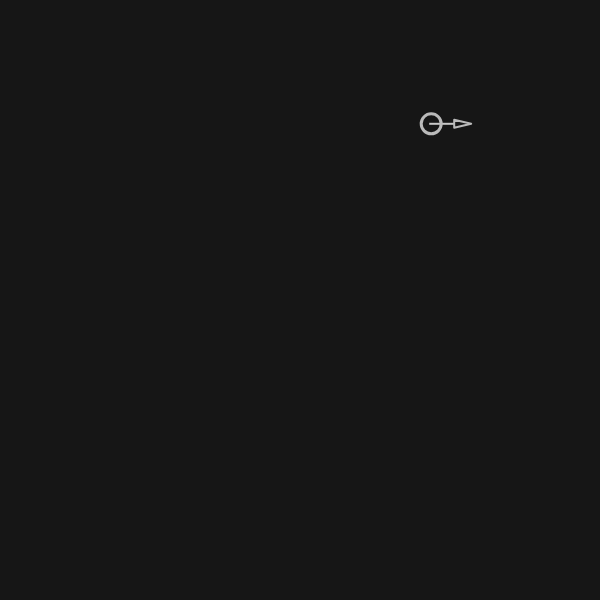
Frame 1 (no input)
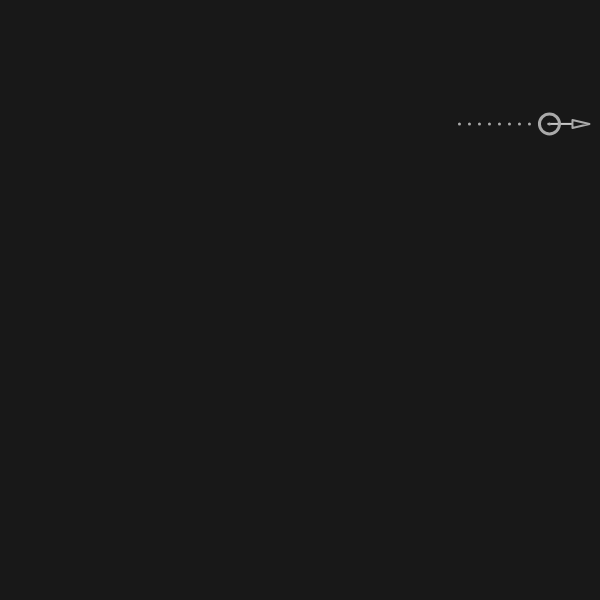
Frame 60 (no input)
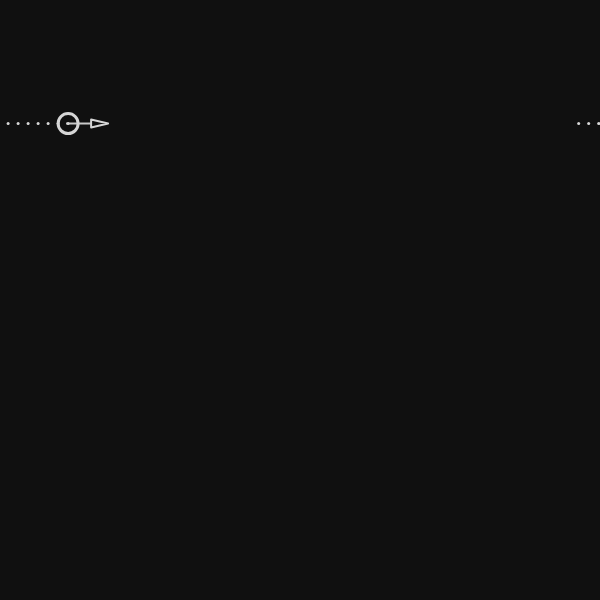
Frame 120 (the mouse pressed at the canvas centre since frame 60)

The p5.js sketch that drew these frames (run headless with seeded random() and noise() and a simulated clock; from frame 60 on, the mouse is pressed at the canvas centre):

// p5.js sketch
// ── sketch.js
var whitish = 200;

function setup() {
frameRate(30);


canvas = createCanvas(600,600);

pos = createVector(random(0,width),random(0,height))
vel = createVector(2,0);
accel = createVector(0,0);

ball = new Mass(pos,vel,accel,20,color(0,0));


velVector = new OldArrow(pos,vel);
velVector.color = color(whitish);
velVector.width = 4;
velVector.showComponents = false;

accelVector = new OldArrow(pos,accel);
accelVector.color = color(whitish);
accelVector.width = 4;
accelVector.showComponents = false;
}

function draw() {
//flicker

background(random(15,25));

whitish = random(170,215);
translate(random(-1,1),random(-1,1))
//should we change acceleration?
  if(keyIsDown(LEFT_ARROW)){
    accel.x-=.002;
  }
  if (keyIsDown(RIGHT_ARROW)){
    accel.x+=.002;
  }
  if (keyIsDown(UP_ARROW)){
    accel.y-=.002;
  }
  if (keyIsDown(DOWN_ARROW)){
    accel.y+=.002;
  }

  if (window.DeviceMotionEvent != undefined) {
  	window.ondevicemotion = function(e) {
  		accel.y = event.acceleration.y * .01;
      accel.x = event.acceleration.x * .01;
    }
  }

//update the vel vectors
velVector.origin = ball.position;
velVector.target = p5.Vector.add(p5.Vector.mult(ball.velocity,20),ball.position);
if(p5.Vector.mag(ball.velocity)!=0){
velVector.display();
}

//let's make the acceleration vector a little neater
accel.x = Math.round(accel.x*1000)/1000
accel.y = Math.round(accel.y*1000)/1000
ball.acceleration = accel.copy();


accelVector.origin = ball.position;
accelVector.target = p5.Vector.add(p5.Vector.mult(ball.acceleration,1500),ball.position);

if(p5.Vector.mag(ball.acceleration)!=0){
accelVector.display();
}

ball.update();
ball.wrapEdges();
//display changes
ball.display();

}

function OldArrow(origin_, target_){

  this.origin = origin_.copy();
  this.target = target_.copy();

  //control handles

  this.color = whitish;
  this.width = 20;


  //mouse old coordinates for transalation
  this.oldX = 0;
  this.oldY = 0;

}


OldArrow.prototype.display = function(){

  push();
  fill(this.color);
  noStroke();
  var d = dist(this.origin.x,this.origin.y, this.target.x,this.target.y);
  var w = this.width;
  translate(this.origin.x,this.origin.y);
  var angle = angCalc(this);
  rotate(angle);
  //draw OldArrow
  drawOldArrow(w,d,this);
  pop();//reset drawing state



};





function drawOldArrow(thickness,length,OldArrow){
  //draw the OldArrow itself
  translate(0,-thickness/2);

  rect(0, thickness/4, length-15, thickness/2);
  //line(length-8,-20,length,0);
  noFill();
  stroke(whitish);
  strokeWeight(2)
  strokeJoin(ROUND);
  triangle(length-15, -2, length-15, 6, length+(thickness/2), 2);



}


function angCalc(OldArrow){
  //angleMode(DEGREES);
  return atan2(OldArrow.target.y-OldArrow.origin.y,OldArrow.target.x-OldArrow.origin.x);
};


function Mass(position, velocity, acceleration, m, color){
  this.position = new createVector(position.x, position.y);
  this.velocity = new createVector(velocity.x, velocity.y);
  this.acceleration = new createVector(acceleration.x, acceleration.y);
  this.limit = 20;
  this.mass = m;
  this.color = color;
  this.size = this.mass;
  this.outline = {strokeColor: whitish, weight: 3};
  this.history = [];
}


Mass.prototype.update = function(){
  this.outline = {strokeColor: whitish, weight: 3};



  this.velocity.add(this.acceleration);
  this.velocity.limit(this.limit);
  this.position.add(this.velocity);
  this.acceleration.mult(0);

  if (frameCount%5==0){
  var v = [this.position.x, this.position.y];
  this.history.push(v);
    if (this.history.length > 10) {
      this.history.splice(0, 1);
    }
  }
};


Mass.prototype.display = function(){
  push();
  fill(this.color);
  stroke(this.outline.strokeColor);
  strokeWeight(this.outline.weight)
  ellipse(this.position.x,this.position.y,this.size,this.size);
  pop();


  for (var i = 0; i < this.history.length; i++) {
  var pos = this.history[i];
  noStroke();
  fill(whitish);
  push();
  translate(pos[0],pos[1]);
  ellipse(0, 0, 3, 3);
  pop();
}

};

//Behaviors
Mass.prototype.wrapEdges = function() {

  if (this.position.x > width) {
    this.position.x = 0;
  }
  else if (this.position.x < 0) {
    this.position.x = width;
  }

  if (this.position.y > height) {
    this.position.y = 0;
  }
  else if (this.position.y < 0) {
    this.position.y = height;
  }
};
Mass.prototype.bounceEdges = function(){
  if(this.position.x < 0+this.size/2){
    this.velocity.x *= -1;
    this.position.x = 0+this.size/2;

  }
  if(this.position.x > width-this.size/2){
    this.velocity.x *= -1;
    this.position.x = width-this.size/2;
  }

  if(this.position.y < 0+this.size/2){
    this.velocity.y *= -1;
    this.position.y = 0+this.size/2;

  }
  if(this.position.y > height-this.size/2){
    this.velocity.y *= -1;
    this.position.y = height-this.size/2;
  }
};
Mass.prototype.towardMouse = function(a){
  var mouse = new Vector(mouseX,mouseY);
  var dir = Vector.sub(mouse,this.position);
  dir.normalize();
  dir.mult(a);
  this.acceleration = dir;
};
